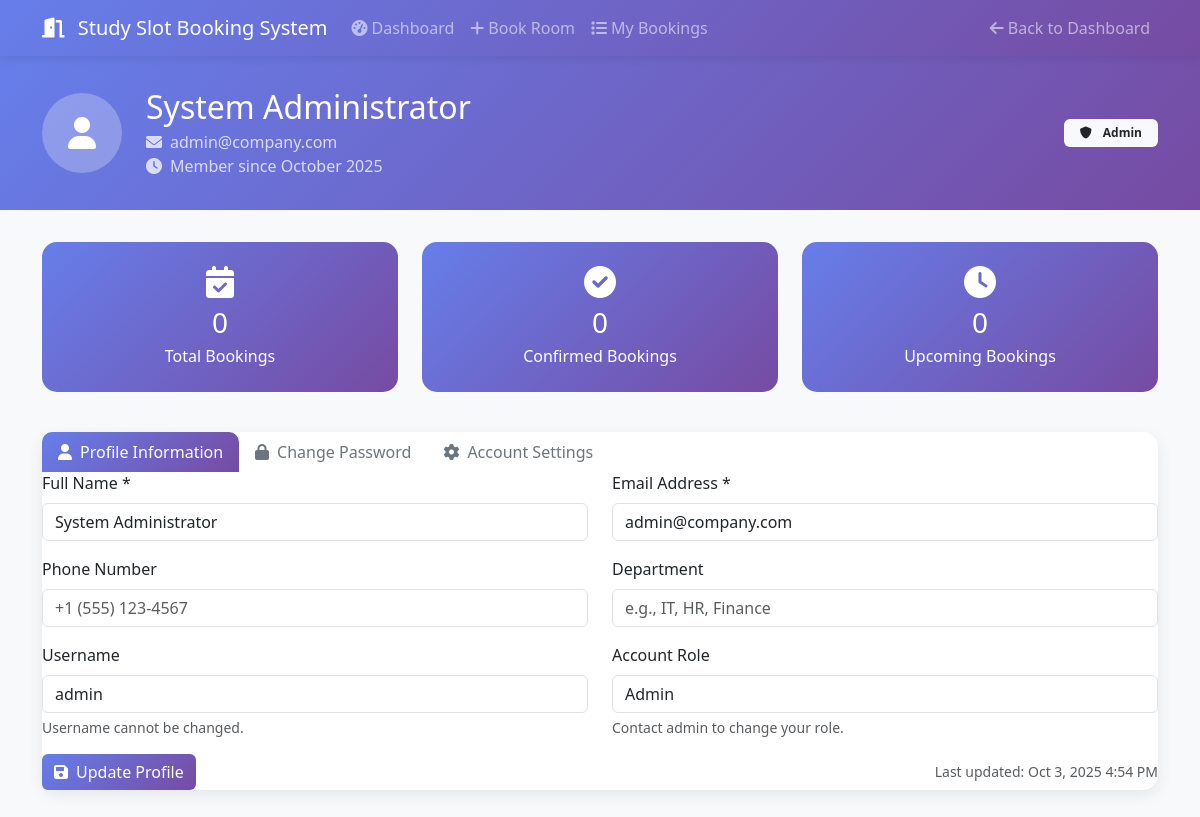
The app's page /profile.php (signed in) with its own data.
### tables this page shows
CREATE TABLE users (
    user_id INT AUTO_INCREMENT PRIMARY KEY,
    username VARCHAR(50) UNIQUE NOT NULL,
    email VARCHAR(100) UNIQUE NOT NULL,
    password_hash VARCHAR(255) NOT NULL,
    full_name VARCHAR(100) NOT NULL,
    phone VARCHAR(20),
    department VARCHAR(50),
    role ENUM('user', 'admin') DEFAULT 'user',
    is_active BOOLEAN DEFAULT TRUE,
    created_at TIMESTAMP DEFAULT CURRENT_TIMESTAMP,
    updated_at TIMESTAMP DEFAULT CURRENT_TIMESTAMP ON UPDATE CURRENT_TIMESTAMP
);

### profile.php (the view, shortened to what this page needs)
<?php
$db = Database::getInstance()->getConnection();
$user_id = SessionManager::getUserId();
try {
    $stmt = $db->prepare("SELECT * FROM users WHERE user_id = ?");
    $stmt->execute([$user_id]);
    $user_profile = $stmt->fetch();
} catch (PDOException $e) {
    $error_message = "Failed to load profile data.";
    error_log("Profile load error: " . $e->getMessage());
}
try {
    $stats_stmt = $db->prepare("
        SELECT
            COUNT(*) as total_bookings,
            COUNT(CASE WHEN status = 'confirmed' THEN 1 END) as confirmed_bookings,
            COUNT(CASE WHEN booking_date >= CURDATE() AND status = 'confirmed' THEN 1 END) as upcoming_bookings
        FROM bookings
        WHERE user_id = ?
    ");
    $stats_stmt->execute([$user_id]);
    $user_stats = $stats_stmt->fetch();
} catch (PDOException $e) {
    $user_stats = ['total_bookings' => 0, 'confirmed_bookings' => 0, 'upcoming_bookings' => 0];
}
?>
<!DOCTYPE html>
<html lang="en">
<head>
    <link href="https://cdn.jsdelivr.net/npm/bootstrap@5.3.0/dist/css/bootstrap.min.css" rel="stylesheet">
    <link href="https://cdnjs.cloudflare.com/ajax/libs/font-awesome/6.0.0/css/all.min.css" rel="stylesheet">
</head>
<body>
    <nav class="navbar navbar-expand-lg navbar-dark">
        <div class="container">
            <a class="navbar-brand" href="dashboard.php">
                <i class="fas fa-door-open me-2"></i>
                <?php echo APP_NAME; ?>
            </a>
            <div class="collapse navbar-collapse" id="navbarNav">
                <ul class="navbar-nav me-auto">
                    <li class="nav-item">
                        <a class="nav-link" href="dashboard.php">
                            <i class="fas fa-tachometer-alt me-1"></i>Dashboard
                        </a>
                    </li>
                    <li class="nav-item">
                        <a class="nav-link" href="book-room.php">
                            <i class="fas fa-plus me-1"></i>Book Room
                        </a>
                    </li>
                    <li class="nav-item">
                        <a class="nav-link" href="my-bookings.php">
                            <i class="fas fa-list me-1"></i>My Bookings
                        </a>
                    </li>
                </ul>
                <ul class="navbar-nav">
                    <li class="nav-item">
                        <a class="nav-link" href="dashboard.php">
                            <i class="fas fa-arrow-left me-1"></i>Back to Dashboard
                        </a>
                    </li>
                </ul>
            </div>
        </div>
    </nav>
    <div class="profile-header">
        <div class="container">
            <div class="row align-items-center">
                <div class="col-md-8">
                    <div class="d-flex align-items-center">
                        <div class="profile-avatar me-4">
                            <div class="bg-white bg-opacity-25 rounded-circle d-flex align-items-center justify-content-center"
                                style="width: 80px; height: 80px;">
                                <i class="fas fa-user fa-2x text-white"></i>
                            </div>
                        </div>
                        <div>
                            <h2 class="mb-1"><?php echo htmlspecialchars($user_profile['full_name']); ?></h2>
                            <p class="mb-0 opacity-75">
                                <i
                                    class="fas fa-envelope me-2"></i><?php echo htmlspecialchars($user_profile['email']); ?>
                            </p>
                            <p class="mb-0 opacity-75">
                                <i class="fas fa-clock me-2"></i>Member since
                                <?php echo date('F Y', strtotime($user_profile['created_at'])); ?>
                            </p>
                        </div>
                    </div>
                </div>
                <div class="col-md-4">
                    <div class="text-md-end">
                        <span class="badge bg-light text-dark px-3 py-2">
                            <i class="fas fa-shield-alt me-2"></i>
                            <?php echo ucfirst($user_profile['role']); ?>
                        </span>
                    </div>
                </div>
            </div>
        </div>
    </div>
    <div class="container mb-5">
        <div class="row mb-4">
            <div class="col-md-4 mb-3">
                <div class="stat-card">
                    <i class="fas fa-calendar-check fa-2x mb-2"></i>
                    <h3 class="mb-1"><?php echo $user_stats['total_bookings']; ?></h3>
                    <p class="mb-0">Total Bookings</p>
                </div>
            </div>
            <div class="col-md-4 mb-3">
                <div class="stat-card">
                    <i class="fas fa-check-circle fa-2x mb-2"></i>
                    <h3 class="mb-1"><?php echo $user_stats['confirmed_bookings']; ?></h3>
                    <p class="mb-0">Confirmed Bookings</p>
                </div>
            </div>
            <div class="col-md-4 mb-3">
                <div class="stat-card">
                    <i class="fas fa-clock fa-2x mb-2"></i>
                    <h3 class="mb-1"><?php echo $user_stats['upcoming_bookings']; ?></h3>
                    <p class="mb-0">Upcoming Bookings</p>
                </div>
            </div>
        </div>
        <div class="profile-card">
            <div class="card-header bg-transparent">
                <ul class="nav nav-tabs card-header-tabs" id="profileTabs" role="tablist">
                    <li class="nav-item" role="presentation">
                        <button class="nav-link active" id="profile-tab" data-bs-toggle="tab" data-bs-target="#profile"
                            type="button" role="tab">
                            <i class="fas fa-user me-2"></i>Profile Information
                        </button>
                    </li>
                    <li class="nav-item" role="presentation">
                        <button class="nav-link" id="password-tab" data-bs-toggle="tab" data-bs-target="#password"
                            type="button" role="tab">
                            <i class="fas fa-lock me-2"></i>Change Password
                        </button>
                    </li>
                    <li class="nav-item" role="presentation">
                        <button class="nav-link" id="account-tab" data-bs-toggle="tab" data-bs-target="#account"
                            type="button" role="tab">
                            <i class="fas fa-cog me-2"></i>Account Settings
                        </button>
                    </li>
                </ul>
            </div>
            <div class="card-body">
                <div class="tab-content" id="profileTabsContent">
                    <div class="tab-pane fade show active" id="profile" role="tabpanel">
                        <form method="POST" action="">
                            <div class="row">
                                <div class="col-md-6">
                                    <div class="mb-3">
                                        <label for="full_name" class="form-label">Full Name *</label>
                                        <input type="text" class="form-control" id="full_name" name="full_name"
                                            value="<?php echo htmlspecialchars($user_profile['full_name']); ?>"
                                            required>
                                    </div>
                                </div>
                                <div class="col-md-6">
                                    <div class="mb-3">
                                        <label for="email" class="form-label">Email Address *</label>
                                        <input type="email" class="form-control" id="email" name="email"
                                            value="<?php echo htmlspecialchars($user_profile['email']); ?>" required>
                                    </div>
                                </div>
                            </div>
                            <div class="row">
                                <div class="col-md-6">
                                    <div class="mb-3">
                                        <label for="phone" class="form-label">Phone Number</label>
                                        <input type="tel" class="form-control" id="phone" name="phone"
                                            value="<?php echo htmlspecialchars($user_profile['phone']); ?>"
                                            placeholder="+1 (555) 123-4567">
                                    </div>
                                </div>
                                <div class="col-md-6">
                                    <div class="mb-3">
                                        <label for="department" class="form-label">Department</label>
                                        <input type="text" class="form-control" id="department" name="department"
                                            value="<?php echo htmlspecialchars($user_profile['department']); ?>"
                                            placeholder="e.g., IT, HR, Finance">
                                    </div>
                                </div>
                            </div>
                            <div class="row">
                                <div class="col-md-6">
                                    <div class="mb-3">
                                        <label for="username" class="form-label">Username</label>
                                        <input type="text" class="form-control" id="username"
                                            value="<?php echo htmlspecialchars($user_profile['username']); ?>" readonly>
                                        <div class="form-text">Username cannot be changed.</div>
                                    </div>
                                </div>
                                <div class="col-md-6">
                                    <div class="mb-3">
                                        <label for="role" class="form-label">Account Role</label>
                                        <input type="text" class="form-control" id="role"
                                            value="<?php echo ucfirst($user_profile['role']); ?>" readonly>
                                        <div class="form-text">Contact admin to change your role.</div>
                                    </div>
                                </div>
                            </div>
                            <div class="d-flex justify-content-between">
                                <button type="submit" name="update_profile" class="btn btn-primary">
                                    <i class="fas fa-save me-2"></i>Update Profile
                                </button>
                                <small class="text-muted align-self-center">
                                    Last updated:
                                    <?php echo date('M j, Y g:i A', strtotime($user_profile['updated_at'])); ?>
                                </small>
                            </div>
                        </form>
                    </div>
                </div>
            </div>
        </div>
    </div>
</body>
</html>

### profile.php (style rules this page uses)
body { background-color: #f8f9fa; font-family: 'Segoe UI', Tahoma, Geneva, Verdana, sans-serif; }
.navbar { background: linear-gradient(135deg, #667eea 0%, #764ba2 100%); box-shadow: 0 2px 10px rgba(0, 0, 0, 0.1); }
.profile-header { background: linear-gradient(135deg, #667eea 0%, #764ba2 100%); color: white; padding: 2rem 0; margin-bottom: 2rem; }
.profile-card { background: white; border-radius: 15px; box-shadow: 0 5px 15px rgba(0, 0, 0, 0.08); border: none; }
.stat-card { background: linear-gradient(135deg, #667eea 0%, #764ba2 100%); color: white; border-radius: 15px; padding: 1.5rem; text-align: center; transition: transform 0.2s ease; }
.nav-tabs .nav-link { border: none; color: #6c757d; font-weight: 500; }
.nav-tabs .nav-link.active { background: linear-gradient(135deg, #667eea 0%, #764ba2 100%); color: white; border-radius: 10px 10px 0 0; }
.btn-primary { background: linear-gradient(135deg, #667eea 0%, #764ba2 100%); border: none; }

### records on screen
users: full_name "System Administrator", email "admin@company.com", created_at "October 2025", role "Admin", username "admin", updated_at "Oct 3, 2025 4:54 PM"

### other values on screen
APP_NAME "Study Slot Booking System"
$user_stats['total_bookings'] "0"
$user_stats['confirmed_bookings'] "0"
$user_stats['upcoming_bookings'] "0"
